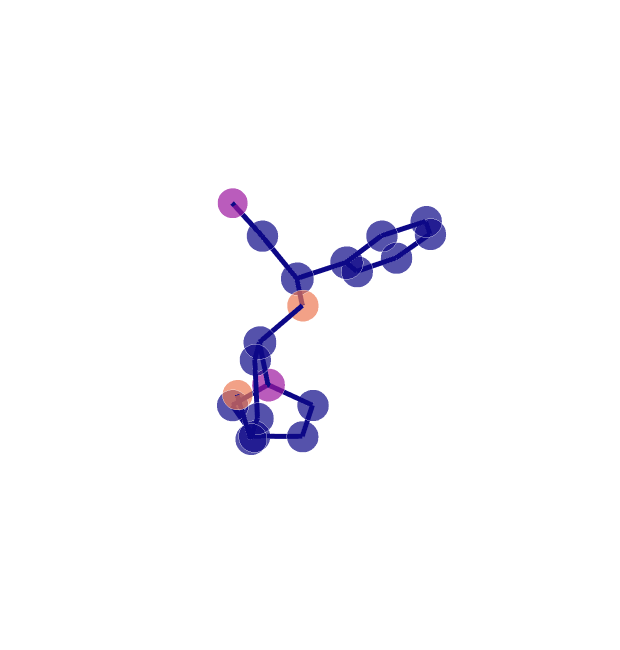

The notebook cell saved with this chart:
### Code cell
gm.plotly_molecular_graph(graph)

### Figure 1 — Plotly figure (JSON) as saved in the notebook; plotly's stock layout.template omitted (floating-point values rounded to 4 significant figures; data arrays with more than 128 entries replaced by an {"elided": "..."} marker saying what was removed)
{"data": [{"hoverinfo": "text+x+y+z", "marker": {"color": [[0.6107, 0.0902, 0.62, 1], [0.05038, 0.0298, 0.528, 1], [0.05038, 0.0298, 0.528, 1], [0.05038, 0.0298, 0.528, 1], [0.05038, 0.0298, 0.528, 1], [0.05038, 0.0298, 0.528, 1], [0.05038, 0.0298, 0.528, 1], [0.05038, 0.0298, 0.528, 1], [0.05038, 0.0298, 0.528, 1], [0.9283, 0.473, 0.3261, 1], [0.05038, 0.0298, 0.528, 1], [0.6107, 0.0902, 0.62, 1], [0.05038, 0.0298, 0.528, 1], [0.05038, 0.0298, 0.528, 1], [0.05038, 0.0298, 0.528, 1], [0.05038, 0.0298, 0.528, 1], [0.05038, 0.0298, 0.528, 1], [0.05038, 0.0298, 0.528, 1], [0.05038, 0.0298, 0.528, 1], [0.9283, 0.473, 0.3261, 1]], "opacity": 0.7, "size": [21, 22, 23, 23, 22, 22, 22, 22, 22, 22, 23, 23, 22, 22, 22, 22, 22, 22, 22, 21], "symbol": "circle"}, "mode": "markers", "text": ["N0", "C1", "C2", "C3", "C4", "C5", "C6", "C7", "C8", "O9", "C10", "N11", "C12", "C13", "C14", "C15", "C16", "C17", "C18", "O19"], "type": "scatter3d", "x": [0.0827, -0.2337, -0.5725, -1.988, -3.01, -4.316, -4.618, -3.615, -2.309, 0.3185, 1.577, 1.409, 2.027, 1.604, 0.6968, 0.5918, 2.55, 3.283, 4.2, 4.39], "y": [-2.941, -2.16, -1.178, -0.6494, -1.089, -0.6181, 0.2938, 0.738, 0.2699, -0.048, -0.3002, -0.2613, -1.114, -0.7925, 0.2869, 0.5945, 0.7131, 1.602, 2.528, 2.502], "z": [2.664, 1.864, 0.8083, 0.9699, 0.1126, 0.2646, 1.274, 2.133, 1.984, 0.8373, 0.205, -1.255, -2.138, -3.409, -3.294, -1.956, 0.742, 0.0514, 0.7561, 1.965]}, {"hoverinfo": "text", "line": {"color": {"elided": "63x4 float values"}, "width": 10}, "mode": "lines", "text": ["bond", "bond", "bond", "bond", "bond", "bond", "bond", "bond", "bond", "bond", "bond", "bond", "bond", "bond", "bond", "bond", "bond", "bond", "bond", "bond", "bond", "bond", "bond", "bond", "bond", "bond", "bond", "bond", "bond", "bond", "bond", "bond", "bond", "bond", "bond", "bond", "bond", "bond", "bond", "bond", "bond", "bond", "bond", "bond", "bond", "bond", "bond", "bond", "bond", "bond", "bond", "bond", "bond", "bond", "bond", "bond", "bond", "bond", "bond", "bond", "bond", "bond", "bond"], "type": "scatter3d", "x": [0.0827, -0.2337, null, -0.2337, -0.5725, null, -0.5725, -1.988, null, -0.5725, 0.3185, null, -1.988, -3.01, null, -1.988, -2.309, null, -3.01, -4.316, null, -4.316, -4.618, null, -4.618, -3.615, null, -3.615, -2.309, null, 0.3185, 1.577, null, 1.577, 1.409, null, 1.577, 2.55, null, 1.409, 2.027, null, 1.409, 0.5918, null, 2.027, 1.604, null, 1.604, 0.6968, null, 0.6968, 0.5918, null, 2.55, 3.283, null, 3.283, 4.2, null, 4.2, 4.39, null], "y": [-2.941, -2.16, null, -2.16, -1.178, null, -1.178, -0.6494, null, -1.178, -0.048, null, -0.6494, -1.089, null, -0.6494, 0.2699, null, -1.089, -0.6181, null, -0.6181, 0.2938, null, 0.2938, 0.738, null, 0.738, 0.2699, null, -0.048, -0.3002, null, -0.3002, -0.2613, null, -0.3002, 0.7131, null, -0.2613, -1.114, null, -0.2613, 0.5945, null, -1.114, -0.7925, null, -0.7925, 0.2869, null, 0.2869, 0.5945, null, 0.7131, 1.602, null, 1.602, 2.528, null, 2.528, 2.502, null], "z": [2.664, 1.864, null, 1.864, 0.8083, null, 0.8083, 0.9699, null, 0.8083, 0.8373, null, 0.9699, 0.1126, null, 0.9699, 1.984, null, 0.1126, 0.2646, null, 0.2646, 1.274, null, 1.274, 2.133, null, 2.133, 1.984, null, 0.8373, 0.205, null, 0.205, -1.255, null, 0.205, 0.742, null, -1.255, -2.138, null, -1.255, -1.956, null, -2.138, -3.409, null, -3.409, -3.294, null, -3.294, -1.956, null, 0.742, 0.0514, null, 0.0514, 0.7561, null, 0.7561, 1.965, null]}], "layout": {"height": 650, "margin": {"t": 100}, "scene": {"xaxis": {"showbackground": false, "showgrid": false, "showline": false, "showticklabels": false, "title": {"text": ""}, "zeroline": false}, "yaxis": {"showbackground": false, "showgrid": false, "showline": false, "showticklabels": false, "title": {"text": ""}, "zeroline": false}, "zaxis": {"showbackground": false, "showgrid": false, "showline": false, "showticklabels": false, "title": {"text": ""}, "zeroline": false}}, "showlegend": false, "width": 620}}
